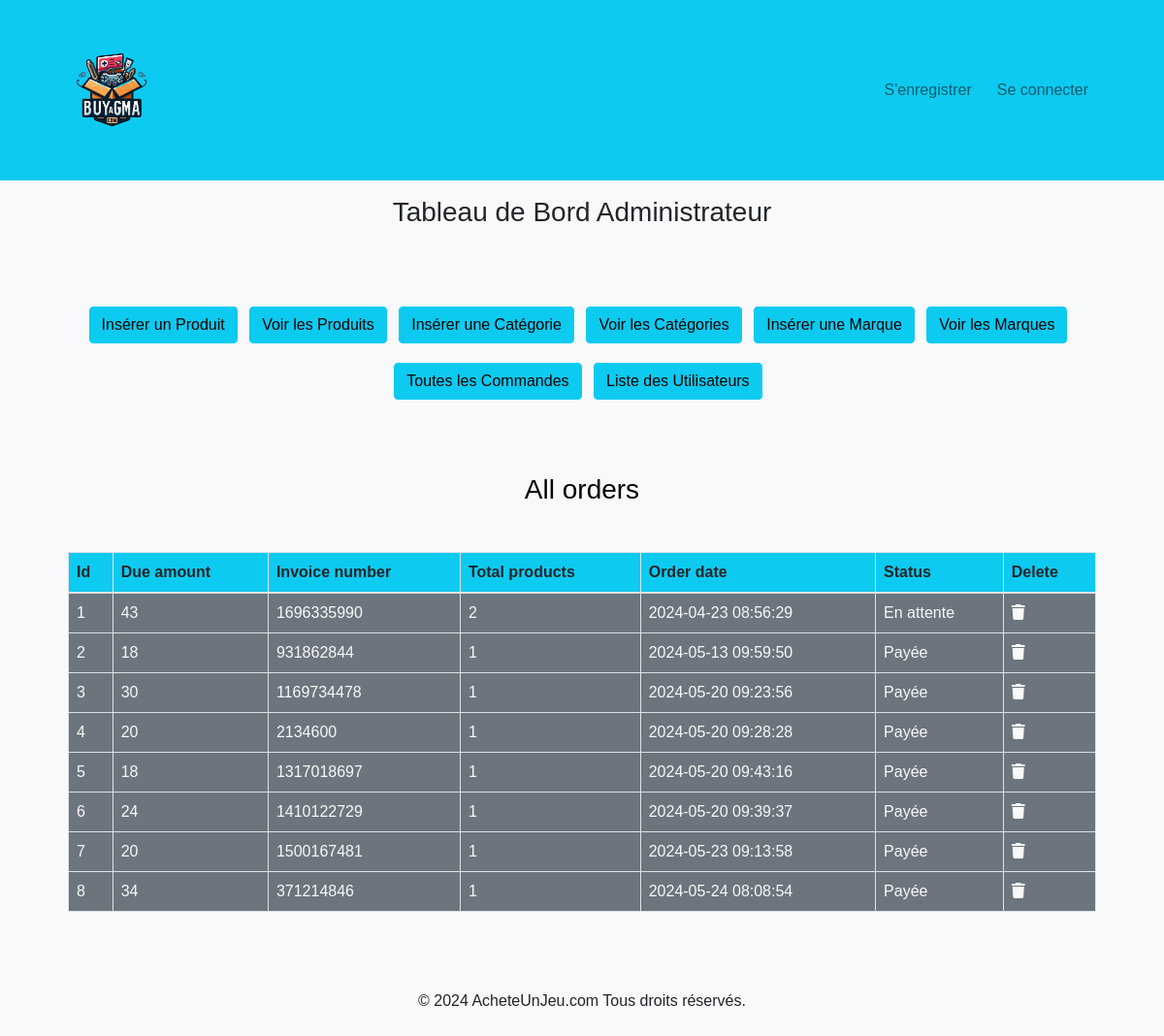
The page /admin_area/index.php?list_orders on the database its author committed.
### tables this page shows
CREATE TABLE `user_orders` (
  `order_id` int(11) NOT NULL,
  `user_id` int(11) NOT NULL,
  `amount_due` int(11) NOT NULL,
  `invoice_number` int(11) NOT NULL,
  `total_products` int(11) NOT NULL,
  `order_date` timestamp NOT NULL DEFAULT current_timestamp() ON UPDATE current_timestamp(),
  `order_status` varchar(255) NOT NULL
);

### admin_area/list_orders.php (the view, shortened to what this page needs)
<h3 class="text-center text-success text-black">All orders</h3>
<table class="table table-bordered mt-5">
    <thead class="bg-info">
        <tr>
            <th>Id</th>
            <th>Due amount</th>
            <th>Invoice number</th>
            <th>Total products</th>
            <th>Order date</th>
            <th>Status</th>
            <th>Delete</th>
        </tr>
    </thead>
    <tbody class='bg-secondary text-light'>
    <?php
    $get_orders = "SELECT * FROM `user_orders`";
    $result = mysqli_query($con, $get_orders);
    $row_count = mysqli_num_rows($result);
    if ($row_count == 0) {
        echo "<tr><td colspan='7' class='text-center text-danger'>No orders yet</td></tr>";
    } else {
        $number = 0;
        while ($row_data = mysqli_fetch_assoc($result)) {
            $order_id = $row_data['order_id'];
            $amount_due = $row_data['amount_due'];
            $invoice_number = $row_data['invoice_number'];
            $total_products = $row_data['total_products'];
            $order_date = $row_data['order_date'];
            $order_status = $row_data['order_status'];
            $number++;
            echo "<tr>
                    <td>$number</td>
                    <td>$amount_due</td>
                    <td>$invoice_number</td>
                    <td>$total_products</td>
                    <td>$order_date</td>
                    <td>$order_status</td>
                    <td>
                        <a href='#' class='text-light' data-toggle='modal' data-target='#exampleModal$order_id'>
                            <i class='fa-solid fa-trash'></i>
                        </a>
                    </td>
                </tr>";
        }
    }
    ?>
    </tbody>
</table>

### admin_area/index.php (shortened to what this page needs)
<?php
include('../functions/common_function.php');
?>
<!DOCTYPE html>
<html lang="fr">
<head>
    <link rel="stylesheet" href="https://stackpath.bootstrapcdn.com/bootstrap/4.5.2/css/bootstrap.min.css">
    <link href="https://cdn.jsdelivr.net/npm/bootstrap@5.1.3/dist/css/bootstrap.min.css" rel="stylesheet">
    <link rel="stylesheet" href="https://cdnjs.cloudflare.com/ajax/libs/font-awesome/6.0.0/css/all.min.css" />
    <link rel="stylesheet" href="../static/css/admin.css">
</head>
<body>
    <div class="container-fluid p-0">
    <nav class="navbar navbar-expand-lg navbar-light bg-info">
    <div class="container">
        <img src="../images/logo.png" alt="" class="logo">
        <div class="collapse navbar-collapse" id="navbarSupportedContent">
            <ul class="navbar-nav ml-auto">
                <?php
                    if(!isset($_SESSION['username'])){
                        echo "
                        <li class='nav-item'>
                            <a class='nav-link' href='./admin_registration.php'>S'enregistrer</a>
                        </li>";
                    } else {
                        echo "
                        <li class='nav-item'>
                            <a class='nav-link' href='./logout.php'>Déconnexion</a>
                        </li>";
                    }
                    if(!isset($_SESSION['username'])){
                        echo "
                        <li class='nav-item'>
                            <a class='nav-link' href='./admin_login.php'>Se connecter</a>
                        </li>";
                    } else {
                        echo "
                        <li class='nav-item'>
                            <span class='nav-link'>Bienvenue ".$_SESSION['username']."</span>
                        </li>";
                    }
                ?>
            </ul>
        </div>
    </div>
</nav>
        <div class="bg-light">
            <h3 class="text-center p-3">Tableau de Bord Administrateur</h3>
        </div>
            <div class="row mt-4">
                <div class="col-md-12 text-center">
                    <div class="button">
                        <a href="index.php?insert_products" class="btn btn-info mr-2">Insérer un Produit</a>
                        <a href="index.php?view_products" class="btn btn-info mr-2">Voir les Produits</a>
                        <a href="index.php?insert_category" class="btn btn-info mr-2">Insérer une Catégorie</a>
                        <a href="index.php?view_categories" class="btn btn-info mr-2">Voir les Catégories</a>
                        <a href="index.php?insert_brand" class="btn btn-info mr-2">Insérer une Marque</a>
                        <a href="index.php?view_brands" class="btn btn-info mr-2">Voir les Marques</a>
                        <a href="index.php?list_orders" class="btn btn-info mr-2">Toutes les Commandes</a>
                        <a href="index.php?list_users" class="btn btn-info mr-2">Liste des Utilisateurs</a>
                    </div>
                </div>
            </div>
        </div>
        <div class="container my-3">
            <?php
                if(isset($_GET['list_orders'])){
                    include('list_orders.php');
                }
            ?>
        </div>
        <?php include("../includes/footer.php") ?>
</body>
</html>

### includes/footer.php
<div class="bg-body-tertiary text-center p-2">
    <p>© 2024 AcheteUnJeu.com Tous droits réservés.</p>
</div>

### static/css/admin.css (style rules this page uses)
* { margin: 0; padding: 0; box-sizing: border-box; }
body { font-family: Arial, sans-serif; background-color: #f8f9fa; }
.container { padding: 40px; }
.navbar-nav { align-self: flex-end; margin-left: auto; }
.navbar-nav .nav-link { color: #fff; margin-left: 10px; }
.logo { height: 90px; margin-right: 10px; }
.button { margin-top: 40px; text-align: center; }
.button a { margin-right: 10px; margin-bottom: 20px; }

### rows shown on the page
user_orders: amount_due "43", invoice_number "1696335990", total_products "2", order_date "2024-04-23 08:56:29", order_status "En attente"
user_orders: amount_due "18", invoice_number "931862844", total_products "1", order_date "2024-05-13 09:59:50", order_status "Payée"
user_orders: amount_due "30", invoice_number "1169734478", total_products "1", order_date "2024-05-20 09:23:56", order_status "Payée"
user_orders: amount_due "20", invoice_number "2134600", total_products "1", order_date "2024-05-20 09:28:28", order_status "Payée"
user_orders: amount_due "18", invoice_number "1317018697", total_products "1", order_date "2024-05-20 09:43:16", order_status "Payée"
user_orders: amount_due "24", invoice_number "1410122729", total_products "1", order_date "2024-05-20 09:39:37", order_status "Payée"
user_orders: amount_due "20", invoice_number "1500167481", total_products "1", order_date "2024-05-23 09:13:58", order_status "Payée"
user_orders: amount_due "34", invoice_number "371214846", total_products "1", order_date "2024-05-24 08:08:54", order_status "Payée"
